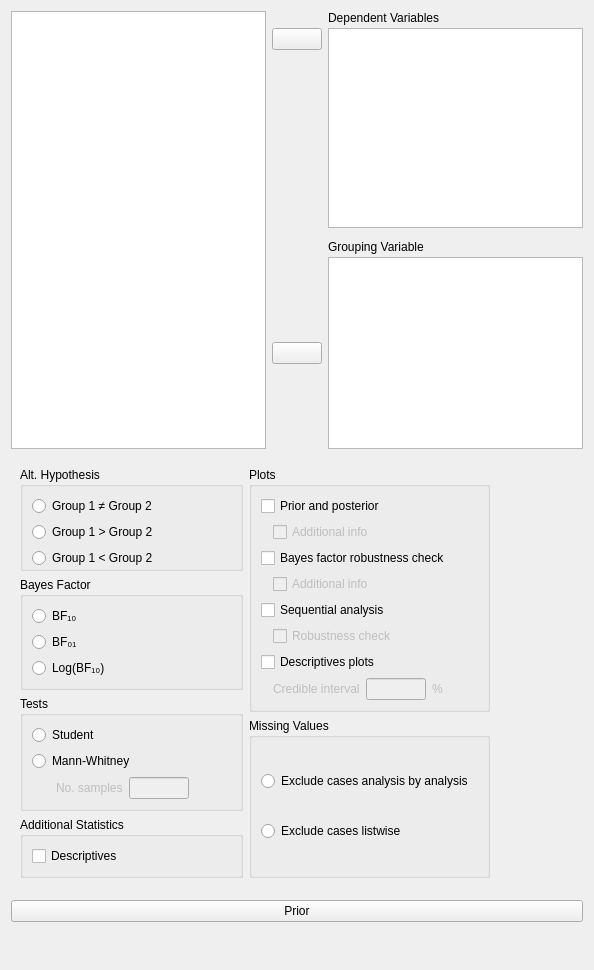
<?xml version="1.0" encoding="UTF-8"?>
<ui version="4.0">
 <class>TTestBayesianIndependentSamplesForm</class>
 <widget class="QWidget" name="TTestBayesianIndependentSamplesForm">
  <property name="geometry">
   <rect>
    <x>0</x>
    <y>0</y>
    <width>594</width>
    <height>970</height>
   </rect>
  </property>
  <property name="sizePolicy">
   <sizepolicy hsizetype="Fixed" vsizetype="Preferred">
    <horstretch>0</horstretch>
    <verstretch>0</verstretch>
   </sizepolicy>
  </property>
  <property name="windowTitle">
   <string>Form</string>
  </property>
  <layout class="QGridLayout" name="gridLayout">
   <property name="verticalSpacing">
    <number>0</number>
   </property>
   <item row="0" column="0">
    <widget class="QWidget" name="topWidget" native="true">
     <property name="sizePolicy">
      <sizepolicy hsizetype="Preferred" vsizetype="Fixed">
       <horstretch>0</horstretch>
       <verstretch>0</verstretch>
      </sizepolicy>
     </property>
     <layout class="QGridLayout" name="gridLayout_8">
      <property name="leftMargin">
       <number>0</number>
      </property>
      <property name="topMargin">
       <number>0</number>
      </property>
      <property name="rightMargin">
       <number>0</number>
      </property>
      <property name="verticalSpacing">
       <number>3</number>
      </property>
      <item row="6" column="2">
       <widget class="QLabel" name="label_5">
        <property name="text">
         <string>Grouping Variable</string>
        </property>
       </widget>
      </item>
      <item row="7" column="1">
       <widget class="AssignButton" name="buttonAssignGroupingVariable">
        <property name="sizePolicy">
         <sizepolicy hsizetype="Fixed" vsizetype="Fixed">
          <horstretch>0</horstretch>
          <verstretch>0</verstretch>
         </sizepolicy>
        </property>
        <property name="minimumSize">
         <size>
          <width>50</width>
          <height>0</height>
         </size>
        </property>
        <property name="maximumSize">
         <size>
          <width>50</width>
          <height>16777215</height>
         </size>
        </property>
        <property name="text">
         <string/>
        </property>
       </widget>
      </item>
      <item row="7" column="2">
       <widget class="boundSingleItemView" name="groupingVariable">
        <property name="sizePolicy">
         <sizepolicy hsizetype="Expanding" vsizetype="Fixed">
          <horstretch>0</horstretch>
          <verstretch>0</verstretch>
         </sizepolicy>
        </property>
        <property name="minimumSize">
         <size>
          <width>0</width>
          <height>0</height>
         </size>
        </property>
        <property name="maximumSize">
         <size>
          <width>16777215</width>
          <height>16777215</height>
         </size>
        </property>
       </widget>
      </item>
      <item row="0" column="2">
       <widget class="QLabel" name="label_4">
        <property name="text">
         <string>Dependent Variables</string>
        </property>
       </widget>
      </item>
      <item row="1" column="1">
       <widget class="AssignButton" name="buttonAssignVariables">
        <property name="sizePolicy">
         <sizepolicy hsizetype="Fixed" vsizetype="Fixed">
          <horstretch>0</horstretch>
          <verstretch>0</verstretch>
         </sizepolicy>
        </property>
        <property name="minimumSize">
         <size>
          <width>50</width>
          <height>0</height>
         </size>
        </property>
        <property name="maximumSize">
         <size>
          <width>50</width>
          <height>16777215</height>
         </size>
        </property>
        <property name="text">
         <string/>
        </property>
       </widget>
      </item>
      <item row="1" column="2" rowspan="2">
       <widget class="BoundListView" name="variables">
        <property name="sizePolicy">
         <sizepolicy hsizetype="Expanding" vsizetype="Fixed">
          <horstretch>0</horstretch>
          <verstretch>1</verstretch>
         </sizepolicy>
        </property>
        <property name="minimumSize">
         <size>
          <width>0</width>
          <height>200</height>
         </size>
        </property>
        <property name="maximumSize">
         <size>
          <width>16777215</width>
          <height>200</height>
         </size>
        </property>
        <property name="selectionMode">
         <enum>QAbstractItemView::ExtendedSelection</enum>
        </property>
       </widget>
      </item>
      <item row="2" column="1">
       <widget class="QWidget" name="verticalWidget" native="true">
        <property name="minimumSize">
         <size>
          <width>0</width>
          <height>40</height>
         </size>
        </property>
       </widget>
      </item>
      <item row="0" column="0" rowspan="8">
       <widget class="AvailableFieldsListView" name="listAvailableFields">
        <property name="sizePolicy">
         <sizepolicy hsizetype="Expanding" vsizetype="Preferred">
          <horstretch>0</horstretch>
          <verstretch>0</verstretch>
         </sizepolicy>
        </property>
        <property name="minimumSize">
         <size>
          <width>0</width>
          <height>0</height>
         </size>
        </property>
        <property name="maximumSize">
         <size>
          <width>16777215</width>
          <height>16777215</height>
         </size>
        </property>
        <property name="selectionMode">
         <enum>QAbstractItemView::ExtendedSelection</enum>
        </property>
       </widget>
      </item>
     </layout>
    </widget>
   </item>
   <item row="1" column="0">
    <widget class="QWidget" name="gridWidget" native="true">
     <property name="sizePolicy">
      <sizepolicy hsizetype="Fixed" vsizetype="Fixed">
       <horstretch>0</horstretch>
       <verstretch>0</verstretch>
      </sizepolicy>
     </property>
     <layout class="QGridLayout" name="gridLayout_3">
      <item row="1" column="0">
       <widget class="QWidget" name="widget_2" native="true">
        <property name="maximumSize">
         <size>
          <width>240</width>
          <height>16777215</height>
         </size>
        </property>
        <layout class="QGridLayout" name="gridLayout_5">
         <property name="leftMargin">
          <number>0</number>
         </property>
         <property name="topMargin">
          <number>0</number>
         </property>
         <property name="rightMargin">
          <number>0</number>
         </property>
         <property name="bottomMargin">
          <number>0</number>
         </property>
         <item row="1" column="0">
          <widget class="BoundGroupBox" name="hypothesis">
           <property name="title">
            <string>Alt. Hypothesis</string>
           </property>
           <property name="flat">
            <bool>true</bool>
           </property>
           <layout class="QGridLayout" name="gridLayout_9">
            <property name="bottomMargin">
             <number>0</number>
            </property>
            <item row="2" column="0">
             <widget class="QRadioButton" name="_3oneTailedLessThan">
              <property name="sizePolicy">
               <sizepolicy hsizetype="Fixed" vsizetype="Fixed">
                <horstretch>0</horstretch>
                <verstretch>0</verstretch>
               </sizepolicy>
              </property>
              <property name="text">
               <string>Group 1 &lt; Group 2</string>
              </property>
             </widget>
            </item>
            <item row="0" column="0">
             <widget class="QRadioButton" name="_1twoTailed">
              <property name="sizePolicy">
               <sizepolicy hsizetype="Fixed" vsizetype="Fixed">
                <horstretch>0</horstretch>
                <verstretch>0</verstretch>
               </sizepolicy>
              </property>
              <property name="text">
               <string>Group 1 ≠ Group 2</string>
              </property>
             </widget>
            </item>
            <item row="1" column="0">
             <widget class="QRadioButton" name="_2oneTailedGreaterThan">
              <property name="sizePolicy">
               <sizepolicy hsizetype="Fixed" vsizetype="Fixed">
                <horstretch>0</horstretch>
                <verstretch>0</verstretch>
               </sizepolicy>
              </property>
              <property name="text">
               <string>Group 1 &gt; Group 2</string>
              </property>
             </widget>
            </item>
            <item row="1" column="1">
             <spacer name="horizontalSpacer">
              <property name="orientation">
               <enum>Qt::Horizontal</enum>
              </property>
              <property name="sizeHint" stdset="0">
               <size>
                <width>40</width>
                <height>20</height>
               </size>
              </property>
             </spacer>
            </item>
           </layout>
          </widget>
         </item>
         <item row="2" column="0">
          <widget class="BoundGroupBox" name="bayesFactorType">
           <property name="title">
            <string>Bayes Factor</string>
           </property>
           <property name="flat">
            <bool>false</bool>
           </property>
           <layout class="QGridLayout" name="gridLayout_13">
            <item row="0" column="0">
             <widget class="QRadioButton" name="_1">
              <property name="sizePolicy">
               <sizepolicy hsizetype="Fixed" vsizetype="Fixed">
                <horstretch>0</horstretch>
                <verstretch>0</verstretch>
               </sizepolicy>
              </property>
              <property name="text">
               <string>BF₁₀</string>
              </property>
             </widget>
            </item>
            <item row="1" column="0">
             <widget class="QRadioButton" name="_2">
              <property name="sizePolicy">
               <sizepolicy hsizetype="Fixed" vsizetype="Fixed">
                <horstretch>0</horstretch>
                <verstretch>0</verstretch>
               </sizepolicy>
              </property>
              <property name="text">
               <string>BF₀₁</string>
              </property>
             </widget>
            </item>
            <item row="2" column="0">
             <widget class="QRadioButton" name="_3">
              <property name="sizePolicy">
               <sizepolicy hsizetype="Fixed" vsizetype="Fixed">
                <horstretch>0</horstretch>
                <verstretch>0</verstretch>
               </sizepolicy>
              </property>
              <property name="text">
               <string>Log(BF₁₀)</string>
              </property>
             </widget>
            </item>
            <item row="1" column="1">
             <spacer name="horizontalSpacer_3">
              <property name="orientation">
               <enum>Qt::Horizontal</enum>
              </property>
              <property name="sizeHint" stdset="0">
               <size>
                <width>40</width>
                <height>20</height>
               </size>
              </property>
             </spacer>
            </item>
           </layout>
          </widget>
         </item>
         <item row="4" column="0">
          <widget class="GroupBox" name="groupBox_7">
           <property name="title">
            <string>Additional Statistics</string>
           </property>
           <layout class="QGridLayout" name="gridLayout_7">
            <item row="0" column="0">
             <widget class="BoundCheckBox" name="descriptives">
              <property name="sizePolicy">
               <sizepolicy hsizetype="Fixed" vsizetype="Fixed">
                <horstretch>0</horstretch>
                <verstretch>0</verstretch>
               </sizepolicy>
              </property>
              <property name="text">
               <string>Descriptives</string>
              </property>
             </widget>
            </item>
            <item row="0" column="1">
             <spacer name="horizontalSpacer_5">
              <property name="orientation">
               <enum>Qt::Horizontal</enum>
              </property>
              <property name="sizeHint" stdset="0">
               <size>
                <width>80</width>
                <height>20</height>
               </size>
              </property>
             </spacer>
            </item>
           </layout>
          </widget>
         </item>
         <item row="3" column="0">
          <widget class="BoundGroupBox" name="testStatistic">
           <property name="title">
            <string>Tests</string>
           </property>
           <property name="flat">
            <bool>true</bool>
           </property>
           <layout class="QGridLayout" name="gridLayout_11">
            <item row="0" column="1">
             <widget class="QRadioButton" name="StudentStatistic">
              <property name="text">
               <string>Student</string>
              </property>
             </widget>
            </item>
            <item row="1" column="1">
             <widget class="QRadioButton" name="WilcoxonStatistic">
              <property name="text">
               <string>Mann-Whitney</string>
              </property>
             </widget>
            </item>
            <item row="2" column="3">
             <spacer name="horizontalSpacer_6">
              <property name="orientation">
               <enum>Qt::Horizontal</enum>
              </property>
              <property name="sizeHint" stdset="0">
               <size>
                <width>33</width>
                <height>16</height>
               </size>
              </property>
             </spacer>
            </item>
            <item row="2" column="1">
             <widget class="QWidget" name="fixedSamplesNumberContainer" native="true">
              <property name="enabled">
               <bool>false</bool>
              </property>
              <layout class="QGridLayout" name="gridLayout_15_1">
               <property name="leftMargin">
                <number>24</number>
               </property>
               <property name="topMargin">
                <number>0</number>
               </property>
               <property name="bottomMargin">
                <number>0</number>
               </property>
               <item row="0" column="0">
                <widget class="QLabel" name="label_11_1">
                 <property name="text">
                  <string>No. samples</string>
                 </property>
                </widget>
               </item>
               <item row="0" column="1">
                <widget class="BoundTextBox" name="wilcoxonSamplesNumber">
                 <property name="sizePolicy">
                  <sizepolicy hsizetype="Fixed" vsizetype="Preferred">
                   <horstretch>0</horstretch>
                   <verstretch>0</verstretch>
                  </sizepolicy>
                 </property>
                 <property name="minimumSize">
                  <size>
                   <width>60</width>
                   <height>0</height>
                  </size>
                 </property>
                 <property name="maximumSize">
                  <size>
                   <width>60</width>
                   <height>16777215</height>
                  </size>
                 </property>
                </widget>
               </item>
              </layout>
             </widget>
            </item>
           </layout>
          </widget>
         </item>
        </layout>
       </widget>
      </item>
      <item row="1" column="1">
       <widget class="QWidget" name="widget_3" native="true">
        <property name="sizePolicy">
         <sizepolicy hsizetype="Preferred" vsizetype="Preferred">
          <horstretch>0</horstretch>
          <verstretch>0</verstretch>
         </sizepolicy>
        </property>
        <layout class="QGridLayout" name="gridLayout_2">
         <property name="leftMargin">
          <number>0</number>
         </property>
         <property name="topMargin">
          <number>0</number>
         </property>
         <property name="rightMargin">
          <number>0</number>
         </property>
         <property name="bottomMargin">
          <number>0</number>
         </property>
         <item row="2" column="0" colspan="2">
          <widget class="BoundGroupBox" name="missingValues">
           <property name="title">
            <string>Missing Values</string>
           </property>
           <property name="flat">
            <bool>false</bool>
           </property>
           <layout class="QGridLayout" name="gridLayout_6">
            <item row="0" column="1">
             <spacer name="horizontalSpacer_4">
              <property name="orientation">
               <enum>Qt::Horizontal</enum>
              </property>
              <property name="sizeHint" stdset="0">
               <size>
                <width>5</width>
                <height>20</height>
               </size>
              </property>
             </spacer>
            </item>
            <item row="1" column="0">
             <widget class="QRadioButton" name="_2excludeListwise">
              <property name="sizePolicy">
               <sizepolicy hsizetype="Fixed" vsizetype="Fixed">
                <horstretch>0</horstretch>
                <verstretch>0</verstretch>
               </sizepolicy>
              </property>
              <property name="text">
               <string>Exclude cases listwise</string>
              </property>
             </widget>
            </item>
            <item row="0" column="0">
             <widget class="QRadioButton" name="_1excludeAnalysisByAnalysis">
              <property name="sizePolicy">
               <sizepolicy hsizetype="Fixed" vsizetype="Fixed">
                <horstretch>0</horstretch>
                <verstretch>0</verstretch>
               </sizepolicy>
              </property>
              <property name="text">
               <string>Exclude cases analysis by analysis</string>
              </property>
             </widget>
            </item>
           </layout>
          </widget>
         </item>
         <item row="1" column="0" colspan="2">
          <widget class="GroupBox" name="plotsGroup">
           <property name="title">
            <string>Plots</string>
           </property>
           <layout class="QGridLayout" name="gridLayout_4">
            <item row="6" column="0">
             <widget class="QWidget" name="widget_4" native="true">
              <property name="maximumSize">
               <size>
                <width>16</width>
                <height>16777215</height>
               </size>
              </property>
             </widget>
            </item>
            <item row="6" column="1" colspan="4">
             <widget class="BoundCheckBox" name="plotSequentialAnalysisRobustness">
              <property name="enabled">
               <bool>false</bool>
              </property>
              <property name="sizePolicy">
               <sizepolicy hsizetype="Fixed" vsizetype="Fixed">
                <horstretch>0</horstretch>
                <verstretch>0</verstretch>
               </sizepolicy>
              </property>
              <property name="text">
               <string>Robustness check</string>
              </property>
             </widget>
            </item>
            <item row="7" column="0" colspan="3">
             <widget class="BoundCheckBox" name="descriptivesPlots">
              <property name="sizePolicy">
               <sizepolicy hsizetype="Fixed" vsizetype="Fixed">
                <horstretch>0</horstretch>
                <verstretch>0</verstretch>
               </sizepolicy>
              </property>
              <property name="text">
               <string>Descriptives plots</string>
              </property>
             </widget>
            </item>
            <item row="0" column="0" colspan="3">
             <widget class="BoundCheckBox" name="plotPriorAndPosterior">
              <property name="sizePolicy">
               <sizepolicy hsizetype="Fixed" vsizetype="Fixed">
                <horstretch>0</horstretch>
                <verstretch>0</verstretch>
               </sizepolicy>
              </property>
              <property name="text">
               <string>Prior and posterior</string>
              </property>
             </widget>
            </item>
            <item row="5" column="0" colspan="3">
             <widget class="BoundCheckBox" name="plotSequentialAnalysis">
              <property name="sizePolicy">
               <sizepolicy hsizetype="Fixed" vsizetype="Fixed">
                <horstretch>0</horstretch>
                <verstretch>0</verstretch>
               </sizepolicy>
              </property>
              <property name="text">
               <string>Sequential analysis</string>
              </property>
             </widget>
            </item>
            <item row="3" column="0" colspan="3">
             <widget class="BoundCheckBox" name="plotBayesFactorRobustness">
              <property name="sizePolicy">
               <sizepolicy hsizetype="Fixed" vsizetype="Fixed">
                <horstretch>0</horstretch>
                <verstretch>0</verstretch>
               </sizepolicy>
              </property>
              <property name="text">
               <string>Bayes factor robustness check</string>
              </property>
             </widget>
            </item>
            <item row="2" column="1" colspan="4">
             <widget class="BoundCheckBox" name="plotPriorAndPosteriorAdditionalInfo">
              <property name="enabled">
               <bool>false</bool>
              </property>
              <property name="sizePolicy">
               <sizepolicy hsizetype="Fixed" vsizetype="Fixed">
                <horstretch>0</horstretch>
                <verstretch>0</verstretch>
               </sizepolicy>
              </property>
              <property name="text">
               <string>Additional info</string>
              </property>
             </widget>
            </item>
            <item row="8" column="1">
             <widget class="QWidget" name="horizontalWidget" native="true">
              <property name="enabled">
               <bool>false</bool>
              </property>
              <layout class="QHBoxLayout" name="horizontalLayout">
               <property name="leftMargin">
                <number>0</number>
               </property>
               <property name="topMargin">
                <number>0</number>
               </property>
               <property name="rightMargin">
                <number>0</number>
               </property>
               <property name="bottomMargin">
                <number>0</number>
               </property>
               <item>
                <widget class="QLabel" name="label_2">
                 <property name="sizePolicy">
                  <sizepolicy hsizetype="Fixed" vsizetype="Fixed">
                   <horstretch>0</horstretch>
                   <verstretch>0</verstretch>
                  </sizepolicy>
                 </property>
                 <property name="text">
                  <string>Credible interval</string>
                 </property>
                </widget>
               </item>
               <item>
                <widget class="BoundTextBox" name="descriptivesPlotsCredibleInterval">
                 <property name="sizePolicy">
                  <sizepolicy hsizetype="Fixed" vsizetype="Preferred">
                   <horstretch>0</horstretch>
                   <verstretch>0</verstretch>
                  </sizepolicy>
                 </property>
                 <property name="minimumSize">
                  <size>
                   <width>60</width>
                   <height>0</height>
                  </size>
                 </property>
                 <property name="maximumSize">
                  <size>
                   <width>60</width>
                   <height>16777215</height>
                  </size>
                 </property>
                </widget>
               </item>
               <item>
                <widget class="QLabel" name="label_3">
                 <property name="sizePolicy">
                  <sizepolicy hsizetype="Fixed" vsizetype="Fixed">
                   <horstretch>0</horstretch>
                   <verstretch>0</verstretch>
                  </sizepolicy>
                 </property>
                 <property name="text">
                  <string>%</string>
                 </property>
                </widget>
               </item>
              </layout>
             </widget>
            </item>
            <item row="4" column="1">
             <widget class="BoundCheckBox" name="plotBayesFactorRobustnessAdditionalInfo">
              <property name="enabled">
               <bool>false</bool>
              </property>
              <property name="sizePolicy">
               <sizepolicy hsizetype="Fixed" vsizetype="Fixed">
                <horstretch>0</horstretch>
                <verstretch>0</verstretch>
               </sizepolicy>
              </property>
              <property name="text">
               <string>Additional info</string>
              </property>
             </widget>
            </item>
           </layout>
          </widget>
         </item>
        </layout>
       </widget>
      </item>
     </layout>
    </widget>
   </item>
   <item row="2" column="0">
    <widget class="QWidget" name="priorBox" native="true">
     <layout class="QGridLayout" name="gridLayout_10">
      <property name="leftMargin">
       <number>0</number>
      </property>
      <property name="topMargin">
       <number>0</number>
      </property>
      <property name="rightMargin">
       <number>0</number>
      </property>
      <item row="0" column="0" rowspan="2" colspan="2">
       <widget class="ExpanderButton" name="expanderPrior">
        <property name="text">
         <string>Prior</string>
        </property>
       </widget>
      </item>
      <item row="3" column="0">
       <widget class="SubjectivePriorsWidget" name="subjectivePriors" native="true">
        <property name="sizePolicy">
         <sizepolicy hsizetype="Expanding" vsizetype="Fixed">
          <horstretch>0</horstretch>
          <verstretch>0</verstretch>
         </sizepolicy>
        </property>
        <property name="minimumSize">
         <size>
          <width>0</width>
          <height>0</height>
         </size>
        </property>
        <layout class="QGridLayout" name="gridLayout_12">
         <property name="leftMargin">
          <number>0</number>
         </property>
         <property name="topMargin">
          <number>0</number>
         </property>
         <property name="rightMargin">
          <number>0</number>
         </property>
         <property name="verticalSpacing">
          <number>0</number>
         </property>
        </layout>
       </widget>
      </item>
     </layout>
    </widget>
   </item>
  </layout>
 </widget>
 <customwidgets>
  <customwidget>
   <class>AssignButton</class>
   <extends>QPushButton</extends>
   <header>widgets/assignbutton.h</header>
  </customwidget>
  <customwidget>
   <class>AvailableFieldsListView</class>
   <extends>QListView</extends>
   <header>widgets/availablefieldslistview.h</header>
  </customwidget>
  <customwidget>
   <class>BoundTextBox</class>
   <extends>QLineEdit</extends>
   <header>widgets/boundtextbox.h</header>
  </customwidget>
  <customwidget>
   <class>BoundGroupBox</class>
   <extends>QGroupBox</extends>
   <header>widgets/boundgroupbox.h</header>
   <container>1</container>
  </customwidget>
  <customwidget>
   <class>BoundCheckBox</class>
   <extends>QCheckBox</extends>
   <header>widgets/boundcheckbox.h</header>
  </customwidget>
  <customwidget>
   <class>BoundListView</class>
   <extends>QListView</extends>
   <header>widgets/boundlistview.h</header>
  </customwidget>
  <customwidget>
   <class>GroupBox</class>
   <extends>QGroupBox</extends>
   <header>widgets/groupbox.h</header>
   <container>1</container>
  </customwidget>
  <customwidget>
   <class>ExpanderButton</class>
   <extends>QPushButton</extends>
   <header>widgets/expanderbutton.h</header>
  </customwidget>
  <customwidget>
   <class>boundSingleItemView</class>
   <extends>QListView</extends>
   <header>widgets/boundsingleitemview.h</header>
  </customwidget>
  <customwidget>
   <class>SubjectivePriorsWidget</class>
   <extends>QWidget</extends>
   <header>widgets/subjectivepriorswidget.h</header>
   <container>1</container>
  </customwidget>
 </customwidgets>
 <tabstops>
  <tabstop>listAvailableFields</tabstop>
  <tabstop>buttonAssignVariables</tabstop>
  <tabstop>variables</tabstop>
  <tabstop>buttonAssignGroupingVariable</tabstop>
  <tabstop>groupingVariable</tabstop>
  <tabstop>_1twoTailed</tabstop>
  <tabstop>_2oneTailedGreaterThan</tabstop>
  <tabstop>_3oneTailedLessThan</tabstop>
  <tabstop>plotPriorAndPosterior</tabstop>
  <tabstop>plotPriorAndPosteriorAdditionalInfo</tabstop>
  <tabstop>plotBayesFactorRobustness</tabstop>
  <tabstop>plotSequentialAnalysis</tabstop>
  <tabstop>plotSequentialAnalysisRobustness</tabstop>
  <tabstop>descriptivesPlots</tabstop>
  <tabstop>descriptivesPlotsCredibleInterval</tabstop>
  <tabstop>_1</tabstop>
  <tabstop>_2</tabstop>
  <tabstop>_3</tabstop>
  <tabstop>descriptives</tabstop>
  <tabstop>_1excludeAnalysisByAnalysis</tabstop>
  <tabstop>_2excludeListwise</tabstop>
  <tabstop>expanderPrior</tabstop>
 </tabstops>
 <resources/>
 <connections>
  <connection>
   <sender>plotPriorAndPosterior</sender>
   <signal>toggled(bool)</signal>
   <receiver>plotPriorAndPosteriorAdditionalInfo</receiver>
   <slot>setEnabled(bool)</slot>
   <hints>
    <hint type="sourcelabel">
     <x>318</x>
     <y>588</y>
    </hint>
    <hint type="destinationlabel">
     <x>325</x>
     <y>611</y>
    </hint>
   </hints>
  </connection>
  <connection>
   <sender>plotSequentialAnalysis</sender>
   <signal>toggled(bool)</signal>
   <receiver>plotSequentialAnalysisRobustness</receiver>
   <slot>setEnabled(bool)</slot>
   <hints>
    <hint type="sourcelabel">
     <x>320</x>
     <y>657</y>
    </hint>
    <hint type="destinationlabel">
     <x>337</x>
     <y>680</y>
    </hint>
   </hints>
  </connection>
  <connection>
   <sender>plotBayesFactorRobustness</sender>
   <signal>toggled(bool)</signal>
   <receiver>plotBayesFactorRobustnessAdditionalInfo</receiver>
   <slot>setEnabled(bool)</slot>
   <hints>
    <hint type="sourcelabel">
     <x>375</x>
     <y>535</y>
    </hint>
    <hint type="destinationlabel">
     <x>342</x>
     <y>563</y>
    </hint>
   </hints>
  </connection>
  <connection>
   <sender>descriptivesPlots</sender>
   <signal>toggled(bool)</signal>
   <receiver>horizontalWidget</receiver>
   <slot>setEnabled(bool)</slot>
   <hints>
    <hint type="sourcelabel">
     <x>333</x>
     <y>647</y>
    </hint>
    <hint type="destinationlabel">
     <x>375</x>
     <y>678</y>
    </hint>
   </hints>
  </connection>
  <connection>
   <sender>WilcoxonStatistic</sender>
   <signal>toggled(bool)</signal>
   <receiver>plotBayesFactorRobustness</receiver>
   <slot>setDisabled(bool)</slot>
   <hints>
    <hint type="sourcelabel">
     <x>120</x>
     <y>703</y>
    </hint>
    <hint type="destinationlabel">
     <x>383</x>
     <y>513</y>
    </hint>
   </hints>
  </connection>
  <connection>
   <sender>WilcoxonStatistic</sender>
   <signal>toggled(bool)</signal>
   <receiver>plotSequentialAnalysis</receiver>
   <slot>setDisabled(bool)</slot>
   <hints>
    <hint type="sourcelabel">
     <x>120</x>
     <y>703</y>
    </hint>
    <hint type="destinationlabel">
     <x>351</x>
     <y>567</y>
    </hint>
   </hints>
  </connection>
  <connection>
   <sender>WilcoxonStatistic</sender>
   <signal>toggled(bool)</signal>
   <receiver>fixedSamplesNumberContainer</receiver>
   <slot>setEnabled(bool)</slot>
   <hints>
    <hint type="sourcelabel">
     <x>120</x>
     <y>703</y>
    </hint>
    <hint type="destinationlabel">
     <x>120</x>
     <y>728</y>
    </hint>
   </hints>
  </connection>
 </connections>
</ui>
